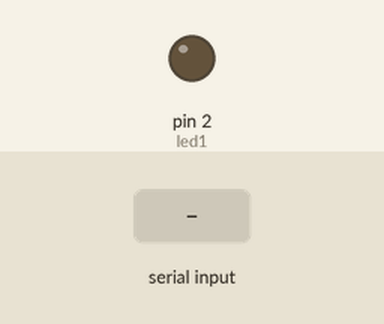
Simulated run of this sketch. Board: Arduino Uno, built with avr-gcc and run on an emulated ATmega328P. Parts: output pins drawn as LEDs (lit = HIGH). Inputs (shaded band) come from the test bench.

Above: at 1.2 s.
1.3 s: "1\n" received over Serial
At 2.0 s:
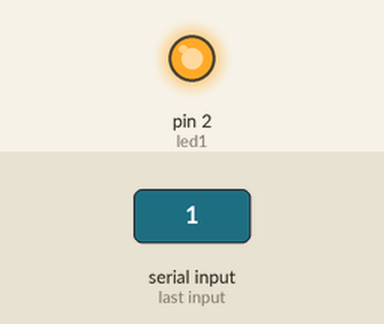
2.8 s: "2\n" received over Serial
At 3.1 s:
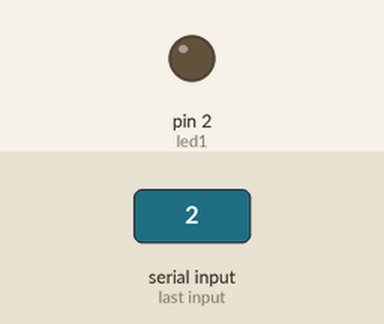
Timing chart, 0 to 5.8 s (numbered marks = the images above; inputs shaded):
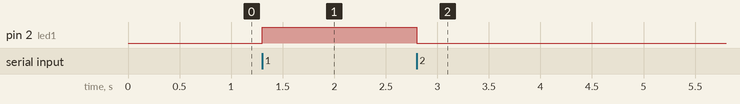

The sketch:

blink02.ino
```cpp
int led1 = 2;

void setup()
{
  Serial.begin(9600);
  pinMode(led1, OUTPUT);
  digitalWrite(led1, 0);
}

void loop()
{
  int cmd = Serial.parseInt();
  if(cmd == 1)
  {
    digitalWrite(led1, 1);
  }
  if(cmd == 2)
  {
    digitalWrite(led1, 0);
  }
}
```

Measured:
- after the input at 1.3 s, pin 2 (led1): LOW → HIGH at once
- after the input at 2.8 s, pin 2 (led1): HIGH → LOW at once
